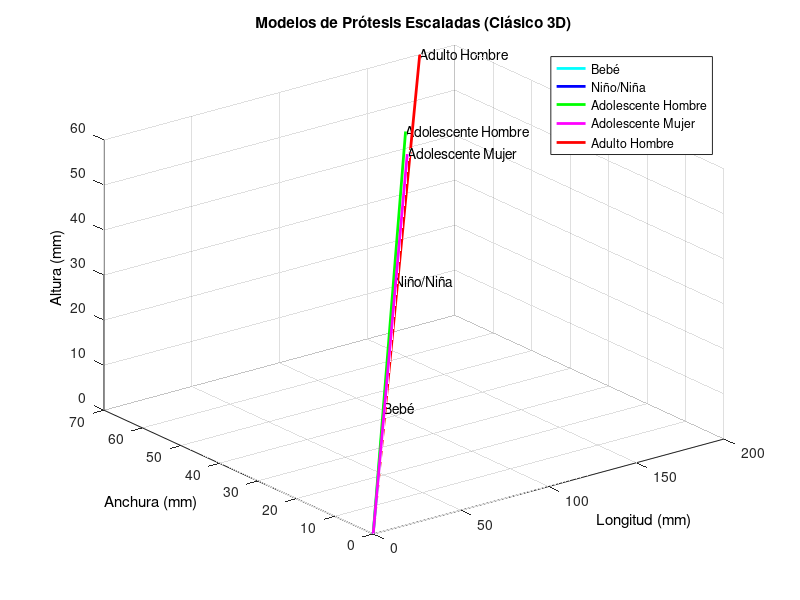

This chart was generated by the following MATLAB code:
% Definición de dimensiones
baby_length = 50; baby_width = 20; baby_height = 15; 
child_length = 100; child_width = 40; child_height = 30; 
teen_male_length = 150; teen_male_width = 60; teen_male_height = 50; 
teen_female_length = 140; teen_female_width = 55; teen_female_height = 48; 
adult_male_length = 180; adult_male_width = 70; adult_male_height = 60; 

% Gráfico clásico en 3D
figure;
hold on;
title('Modelos de Prótesis Escaladas (Clásico 3D)', 'Color', 'k');
xlabel('Longitud (mm)', 'Color', 'k');
ylabel('Anchura (mm)', 'Color', 'k');
zlabel('Altura (mm)', 'Color', 'k');
grid on;

% Añadir modelos al gráfico 3D
plot3([0, baby_length], [0, baby_width], [0, baby_height], 'c', 'LineWidth', 2);
text(baby_length, baby_width, baby_height, 'Bebé', 'Color', 'k');

plot3([0, child_length], [0, child_width], [0, child_height], 'b', 'LineWidth', 2);
text(child_length, child_width, child_height, 'Niño/Niña', 'Color', 'k');

plot3([0, teen_male_length], [0, teen_male_width], [0, teen_male_height], 'g', 'LineWidth', 2);
text(teen_male_length, teen_male_width, teen_male_height, 'Adolescente Hombre', 'Color', 'k');

plot3([0, teen_female_length], [0, teen_female_width], [0, teen_female_height], 'm', 'LineWidth', 2);
text(teen_female_length, teen_female_width, teen_female_height, 'Adolescente Mujer', 'Color', 'k');

plot3([0, adult_male_length], [0, adult_male_width], [0, adult_male_height], 'r', 'LineWidth', 2);
text(adult_male_length, adult_male_width, adult_male_height, 'Adulto Hombre', 'Color', 'k');

legend('Bebé', 'Niño/Niña', 'Adolescente Hombre', 'Adolescente Mujer', 'Adulto Hombre');
view(3); % Vista en 3D
hold off;
